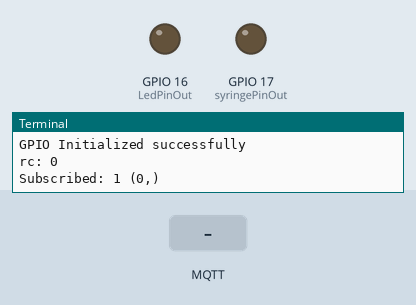
Simulated run of this program. Board: Raspberry Pi (BCM pin numbers). Shown: output pins drawn as LEDs (lit = HIGH), the last lines printed to the terminal. The test bench sets the inputs (shaded band). No MQTT or app messages arrive unless stated.

Above: at 1.3 s.
1.4 s: MQTT message "ledON" arrives on the first subscribed topic
At 2.2 s:
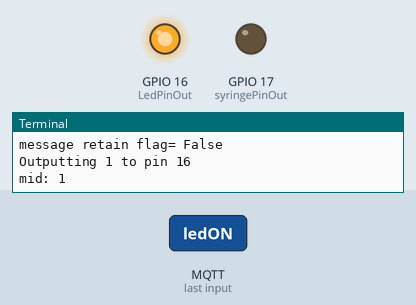
2.9 s: MQTT message "ledOFF" arrives on the first subscribed topic
At 3.3 s:
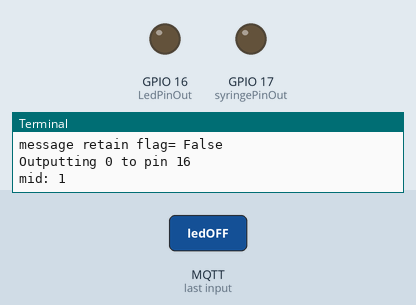
4.4 s: MQTT message "MotorON" arrives on the first subscribed topic
At 5.7 s:
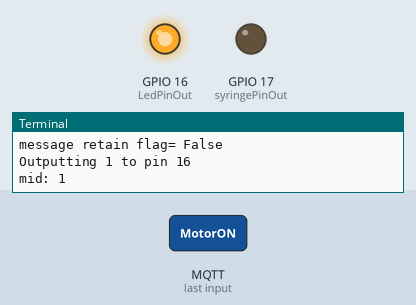
Timing chart, 0 to 7.4 s (numbered marks = the images above; inputs shaded):
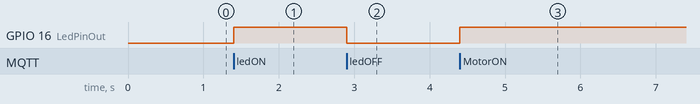

Measured:
- after the input at 1.4 s, GPIO 16 (LedPinOut): LOW → HIGH at once
- after the input at 2.9 s, GPIO 16 (LedPinOut): HIGH → LOW at once
- after the input at 4.4 s, GPIO 16 (LedPinOut): LOW → HIGH at once

The program:

GPIOMqtt.py
```python
import RPi.GPIO as GPIO  # import the libraries for GPIO
import paho.mqtt.client as mqtt  # import the libraries for MQTT Client

# Pin Definitions
# LOOK AT THE SCHEME IN THE FOLDER
LedPinOut = 16  # LOOK AT THE SCHEME IN THE FOLDER
syringePinOut = 17  # LOOK AT THE SCHEME IN THE FOLDER
# LOOK AT THE SCHEME IN THE FOLDER


def GPIO_Controll(cmd, client):  # Dedicated method for setting state on pins
    CurrValue = GPIO.LOW  # convenience variable
    if cmd == "ledON":  # condition to check the command
        CurrValue = GPIO.HIGH  # alter the dummy variable to with the desired state
        # I print an alert to notify you of the alteration of the pin status
        print("Outputting {} to pin {}".format(CurrValue, LedPinOut))
        # set the pin related to the command and set it with the desired status
        GPIO.output(LedPinOut, CurrValue)
        # I publish on the "Status/" topic the new status of the pin
        client.publish("status/Led", CurrValue)
    elif cmd == "ledOFF":
        CurrValue = GPIO.LOW  # alter the dummy variable to with the desired state
        # I print an alert to notify you of the alteration of the pin status
        print("Outputting {} to pin {}".format(CurrValue, LedPinOut))
        # set the pin related to the command and set it with the desired status
        GPIO.output(LedPinOut, CurrValue)
        # I publish on the "Status/" topic the new status of the pin
        client.publish("status/Led", CurrValue)

    if cmd == "MotorON":
        CurrValue = GPIO.HIGH  # alter the dummy variable to with the desired state
        # I print an alert to notify you of the alteration of the pin status
        print("Outputting {} to pin {}".format(CurrValue, LedPinOut))
        # set the pin related to the command and set it with the desired status
        GPIO.output(LedPinOut, CurrValue)
        # I publish on the "Status/" topic the new status of the pin
        client.publish("status/Motor", CurrValue)
    elif cmd == "MotorOFF":
        CurrValue = GPIO.LOW  # alter the dummy variable to with the desired state
        # I print an alert to notify you of the alteration of the pin status
        print("Outputting {} to pin {}".format(CurrValue, LedPinOut))
        # set the pin related to the command and set it with the desired status
        GPIO.output(LedPinOut, CurrValue)
        # I publish on the "Status/" topic the new status of the pin
        client.publish("status/Motor", CurrValue)


def on_connect(mqttc, obj, flags, rc):
    print("rc: " + str(rc))  # print return code after connection


def on_message(client, userdata, message):
    cmd = str(message.payload.decode("utf-8"))
    print("message received ", str(message.payload.decode("utf-8")))
    print("message topic=", message.topic)
    print("message qos=", message.qos)
    print("message retain flag=", message.retain)

    GPIO_Controll(cmd, client)  # Call the pin setting method


def on_publish(mqttc, obj, mid):
    print("mid: " + str(mid))  # print the message ID after pubblishig


def on_subscribe(mqttc, obj, mid, granted_qos):
    print("Subscribed: " + str(mid) + " " + str(granted_qos))


def on_log(mqttc, obj, level, string):
    print(string)


def main():
    print("boot")
    brokerMqttAddress = "127.0.0.1"  # IP Address of MQTT Broker
    broketMqttPort = 1883  # Port
    brokerMqttTimeOut = 60
    SubTopic = "commands/"  # subscribe topic, in this case "Commands/"
    PubTopic = "status/"  # Pubblisher Topic for GPIO status
    mqttc = mqtt.Client("JETSON_GPIO_CLIENT")  # instance for Client Object
    # create the functions for the MQTT Client
    mqttc.on_message = on_message
    mqttc.on_connect = on_connect
    mqttc.on_publish = on_publish
    mqttc.on_subscribe = on_subscribe
    # I connect the MQTT client with the 3 parameters
    mqttc.connect(brokerMqttAddress, broketMqttPort, brokerMqttTimeOut)
    # subscribe the client to the topic "Commands/"
    mqttc.subscribe(SubTopic, 0)
    print("MQTT initialization complete \n")

    try:
        print("GPIO initialization...")
        # Pin Setup:
        # Board pin-numbering scheme
        GPIO.setmode(GPIO.BCM)
        # set pin as an output pin with optional initial state of LOW
        # setupping LedPinOut for Outyput signal
        GPIO.setup(LedPinOut, GPIO.OUT, initial=GPIO.LOW)
        GPIO.setup(syringePinOut, GPIO.OUT, initial=GPIO.LOW)
        print("GPIO Initialized successfully")
    except:
        print("GPIO Error")

    mqttc.loop_forever()


if __name__ == "__main__":
    main()

# Monticciolo Matteo
# 08/02/2023 v 1.0.0
```
